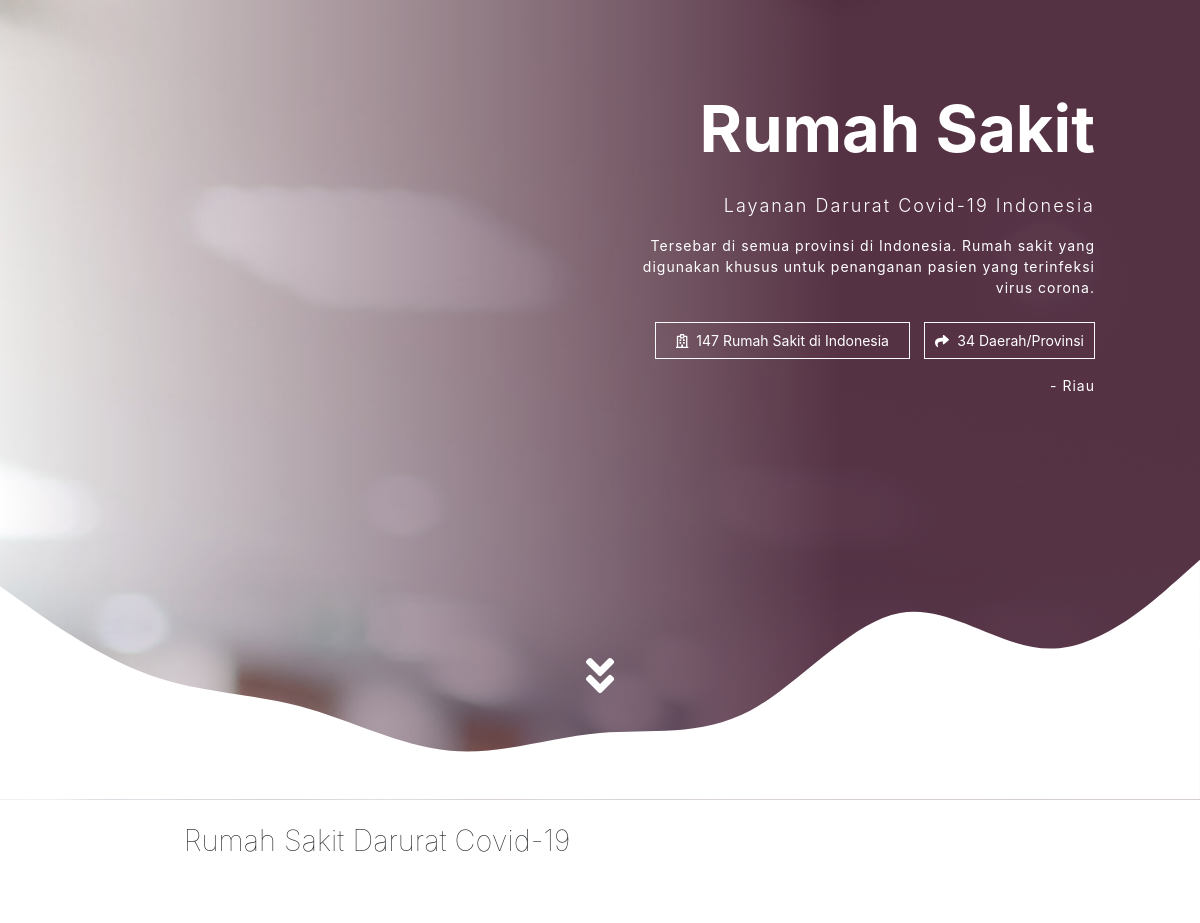
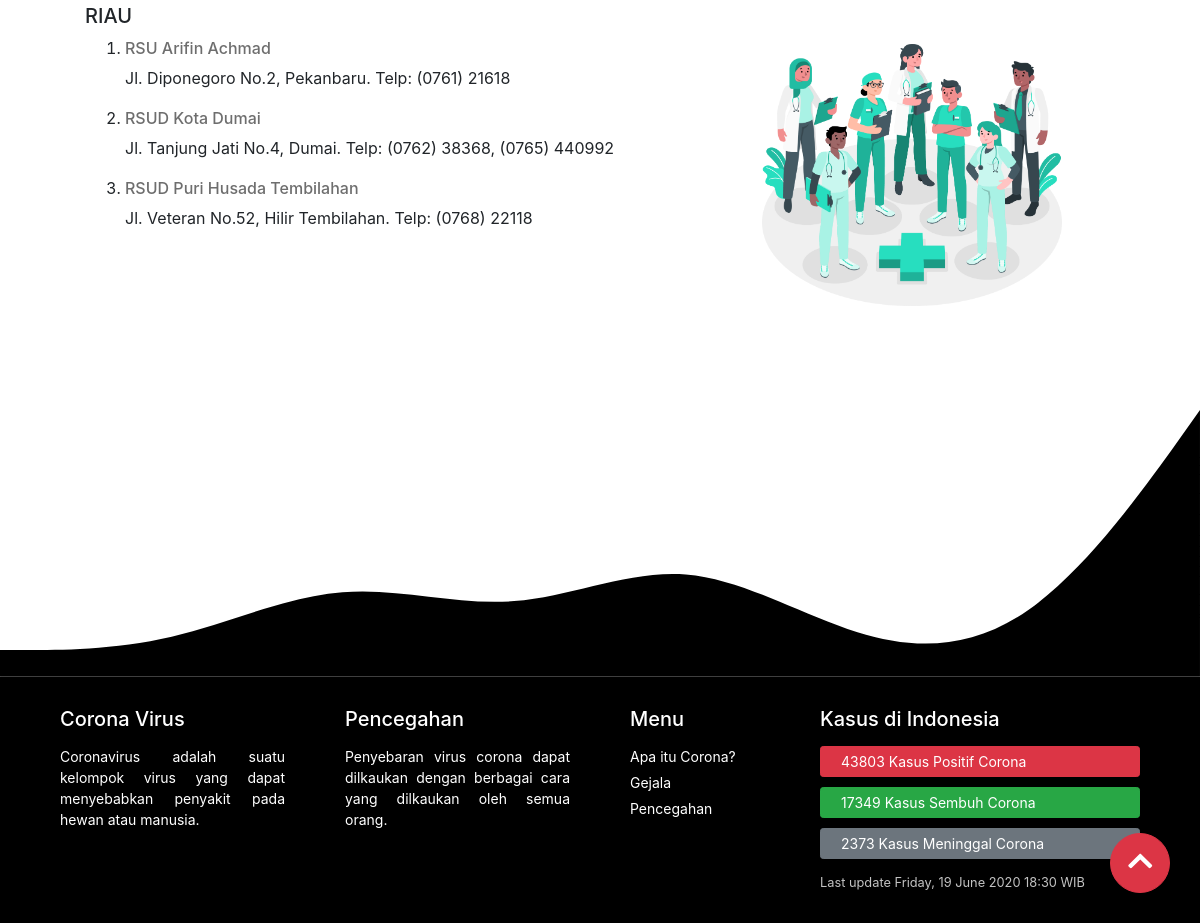
/emergency-hospital.php?province_id=P-RU, run on the app's committed database (2 pictures, top to bottom).
### tables this page shows
CREATE TABLE `data_province` (
  `no` int(11) NOT NULL,
  `id_province` varchar(5) NOT NULL,
  `province` varchar(255) DEFAULT NULL
);

CREATE TABLE `data_hospital` (
  `id_province` varchar(5) DEFAULT NULL,
  `id_hospital` int(5) NOT NULL,
  `hospital_name` varchar(255) DEFAULT NULL,
  `address_telp` text DEFAULT NULL
);

### total.php (called while the page is built)
<?php
    require "dbConnect.php";
    $sql1 = $con->prepare("SELECT COUNT(*) AS j_hosp FROM data_hospital");
    $sql1->execute();
    $rec1 = $sql1->fetch(PDO::FETCH_ASSOC);
    $j_hosp = $rec1['j_hosp'];
    $sql2 = $con->prepare("SELECT COUNT(*) AS j_prov FROM data_province");
    $sql2->execute();
    $rec2 = $sql2->fetch(PDO::FETCH_ASSOC);
    $j_prov = $rec2['j_prov'];
?>

### cases_info.php (called while the page is built, shortened)
<?php
  $cases = $con->prepare("SELECT SUM(positive) AS positive, SUM(healed) AS healed, SUM(dead) AS dead FROM data_statistic ORDER BY id_statistic DESC LIMIT 1");
  $cases->execute();
  $record_statistic = $cases->fetch(PDO::FETCH_ASSOC);
  $positive = $record_statistic['positive'];
  $healed = $record_statistic['healed'];
  $dead = $record_statistic['dead'];
  $date = $con->prepare("SELECT DATE_FORMAT(date_confirmed, '%d %M %Y') as day_only, DATE_FORMAT(date_confirmed, '%W, %d %M %Y') as day, DATE_FORMAT(time_confirmed, '%H:%i') as time FROM data_statistic ORDER BY id_statistic DESC LIMIT 1");
  $date->execute();
  $record = $date->fetch(PDO::FETCH_ASSOC);
  $format_date = $record['day']." ".$record['time'];
?>

### emergency-hospital.php (the view, shortened to what this page needs)
<?php
  require "dbConnect.php";
  require "total.php";
  require "cases_info.php";
?>
<?php
  $id = $_GET['province_id'];
  $prov = $con->prepare("SELECT province FROM data_province WHERE id_province=:prov");
  $prov->bindParam(':prov', $id);
  $prov->execute();
  $record_prov = $prov->fetch(PDO::FETCH_ASSOC);
  $province = $record_prov['province'];
  $list_h = $con->prepare("SELECT * FROM data_hospital WHERE id_province=:province");
  $list_h->bindParam(':province', $id);
  $list_h->execute();
?>
<!doctype html>
<html lang="en">
  <head>
    <link rel="stylesheet" href="assets/css/bootstrap.min.css">
    <link rel="stylesheet" href="assets/css/style.css">
    <link rel="stylesheet" href="assets/css/responsive.css">
    <link rel="stylesheet" href="assets/css/all.min.css">
    <link rel="stylesheet" href="assets/css/aos.css">
  </head>
  <body>
    <div class="jumbotron jumbotron-rs jumbotron-fluid">
        <div class="container-fluid container-display container-display-rs text-white">
          <h1 class="display-4">Rumah Sakit</h1>
          <p class="lead mt-4">Layanan Darurat Covid-19 Indonesia</p>
          <p class="sub-lead">Tersebar di semua provinsi di Indonesia. Rumah sakit yang digunakan khusus untuk penanganan pasien yang terinfeksi virus corona.</p>
          <a type="button" class="btn btn-sm btn-outline-light mt-2"><i class="far fa-hospital"></i> &nbsp;<?php echo $j_hosp; ?> Rumah Sakit di Indonesia</a>
          <a type="button" class="btn btn-sm btn-outline-light btn-prov mt-2"><i class="fas fa-share"></i> &nbsp;<?php echo $j_prov; ?> Daerah/Provinsi</a>
          <p class="sub-lead mt-3">- <?php echo $province; ?></p>
        </div>
        <div class="overlay overlay-rs"></div>
        <div class="waves svg svg-z-index-6">
        </div>
        <div class="btn-down">
            <div class="icon-btn-down icon-btn-down-rs">
                <a href="#rs"><i class="fas fa-angle-double-down"></i></a>
            </div>
        </div>
    </div>
    <div class="page rs" id="rs">
      <div class="container container-rs">
        <div class="row">
          <div class="col-lg-7 col-sm-12 text-center" data-aos="fade-up" data-aos-duration="1000">
            <h2 class="title-page text-center mt-4 mb-5">Rumah Sakit Darurat Covid-19</h2>
          </div>
          <div class="col-lg-7 col-sm-12 rs-list">
            <div class="daerah" id="sumatera-utara">
              <h5><?php echo $province; ?></h5>
              <ol type="1">
              <?php
                while($list = $list_h->fetch(PDO::FETCH_ASSOC)):
              ?>
                <li>
                  <h6><?php echo $list['hospital_name']; ?></h6>
                  <p><?php echo $list['address_telp']; ?></p>
                </li>
              <?php endwhile; ?>
              </ol>
            </div>
          </div>
          <div class="col-lg-5 col-sm-12 gambar-dokter">
            <div class="dokter text-center">
              <img src="assets/image/doctors.png">
            </div>
          </div>
        </div>
      </div>
      <div class="svg">
      </div>
    </div>
    <div class="footer">
      <div class="container">
        <div class="row">
          <div class="col col-12 col-lg-3">
            <h5>Corona Virus</h5>
            <p>Coronavirus adalah suatu kelompok virus yang dapat menyebabkan penyakit pada hewan atau manusia.</p>
          </div>
          <div class="col col-12 col-lg-3">
            <h5>Pencegahan</h5>
            <p>Penyebaran virus corona dapat dilkaukan dengan berbagai cara yang dilkaukan oleh semua orang.</p>
          </div>
          <div class="col col-12 col-lg-2">
            <h5>Menu</h5>
            <a href="index.php#penjelasan-covid">Apa itu Corona?</a>
            <a href="index.php#gejala">Gejala</a>
            <a href="index.php#cegah">Pencegahan</a>
          </div>
          <div class="col col-12 col-lg-4">
            <h5>Kasus di Indonesia</h5>
            <button type="button" class="btn btn-danger btn-sm"><?php echo $positive; ?> Kasus Positif Corona</button>
            <button type="button" class="btn btn-success btn-sm"><?php echo $healed; ?> Kasus Sembuh Corona</button>
            <button type="button" class="btn btn-secondary btn-sm"><?php echo $dead; ?> Kasus Meninggal Corona</button>
            <small>Last update <?php echo $format_date; ?> WIB</small>
          </div>
        </div>
      </div>
    </div>
    <a href="#" type="button" class="btn btn-danger statistic-button"><i class="fas fa-chevron-up"></i></a>
  </body>
</html>

### assets/css/style.css (style rules this page uses)
html { scroll-behavior: smooth; }
body { margin: 0; overflow-x: hidden; }
.jumbotron { height: 100vh; margin: 0; background-image: url('../image/corona.jpg'); position: relative; background-attachment: fixed; }
.jumbotron-rs { background-image: url('../image/hospital.jpg'); background-size: cover; }
.overlay { position: absolute; width: 100%; height: 100vh; top: 0; right: 0; background-image: linear-gradient(to right, rgba(255, 0, 0, 0), rgba(124, 0, 68, 0.6)); }
.overlay-rs { background-image: linear-gradient(to right, rgba(255, 0, 0, 0), rgba(48, 5, 28, 0.8) 70%); }
.container-display { text-align: right; position: absolute; z-index: 9; right: 90px; top: 90px; width: 520px; }
.container-display h1 { font-size: 65px; font-weight: bold; }
.container-display p.lead { font-size: 18px; letter-spacing: 2px; }
.container-display p.sub-lead { font-size: 14px; letter-spacing: 1px; }
.container-display a { border-radius: 0; padding: 7px 20px; }
.container-display a.btn-prov { border-radius: 0; padding: 7px 10px; margin-left: 10px; }
.btn-down { position: absolute; width: 100%; bottom: 10px; z-index: 9; left: 0; text-align: center; }
.icon-btn-down { width: 50px; margin: auto; margin-bottom: 40px; animation: btn-down-released .4s forwards; cursor: pointer; }
.icon-btn-down-rs { padding-bottom: 40px; }
.icon-btn-down a { font-size: 45px; text-decoration: none; color: black; }
.icon-btn-down-rs a { color: white; }
a.statistic-button { position: fixed; bottom: 30px; right: 30px; width: 60px; height: 60px; border-radius: 100px; font-size: 28px; z-index: 7; }
.container-rs { padding: 0 50px; }
.rs-list { width: 100vh; height: 400px; overflow: auto; padding: 20px; }
.gambar-dokter img { margin-top: 60px; width: 300px; cursor: pointer; transition:all 300ms ease-in-out; -webkit-transition:all 300ms ease-in-out; -moz-transition:all 300ms ease-in-out; -o-transition:all 300ms ease-in-out; -ms-transition:all 300ms ease-in-out; }
.rs h5 { text-transform: uppercase; }
.rs h6 { color: rgb(110, 110, 110); }
.footer { background-color: black; color: white; }
.footer h5 { margin-bottom: 15px; }
.footer p { font-size: 14px; text-align: justify; }
.footer .col { padding: 30px; }
.footer a { display: block; font-size: 14px; color: white; text-decoration: none; margin-bottom: 5px; transition:all 300ms ease-in-out; -webkit-transition:all 300ms ease-in-out; -moz-transition:all 300ms ease-in-out; -o-transition:all 300ms ease-in-out; -ms-transition:all 300ms ease-in-out; }
.footer button { display: block; margin-bottom: 10px; width: 100%; text-align: left; padding-left: 20px; }
.footer small { color: rgb(194, 194, 194); }
.svg { position: absolute; bottom: 0; right: 0; z-index: 4; width: 100%; }
.svg-z-index-6 { z-index: 8; }
.page { width: 100%; height: 100vh; background-color: #fff; position: relative; }
h2.title-page { font-weight: lighter; font-size: 29px; }

### data on the page
data_province: province "Riau", province "RIAU"
data_hospital: hospital_name "RSU Arifin Achmad", address_telp "Jl. Diponegoro No.2, Pekanbaru. Telp: (0761) 21618"
data_hospital: hospital_name "RSUD Kota Dumai", address_telp "Jl. Tanjung Jati No.4, Dumai. Telp: (0762) 38368, (0765) 440992"
data_hospital: hospital_name "RSUD Puri Husada Tembilahan", address_telp "Jl. Veteran No.52, Hilir Tembilahan. Telp: (0768) 22118"

### other printed values
$j_hosp "147"
$j_prov "34"
$positive "43803"
$healed "17349"
$dead "2373"
$format_date "Friday, 19 June 2020 18:30"
